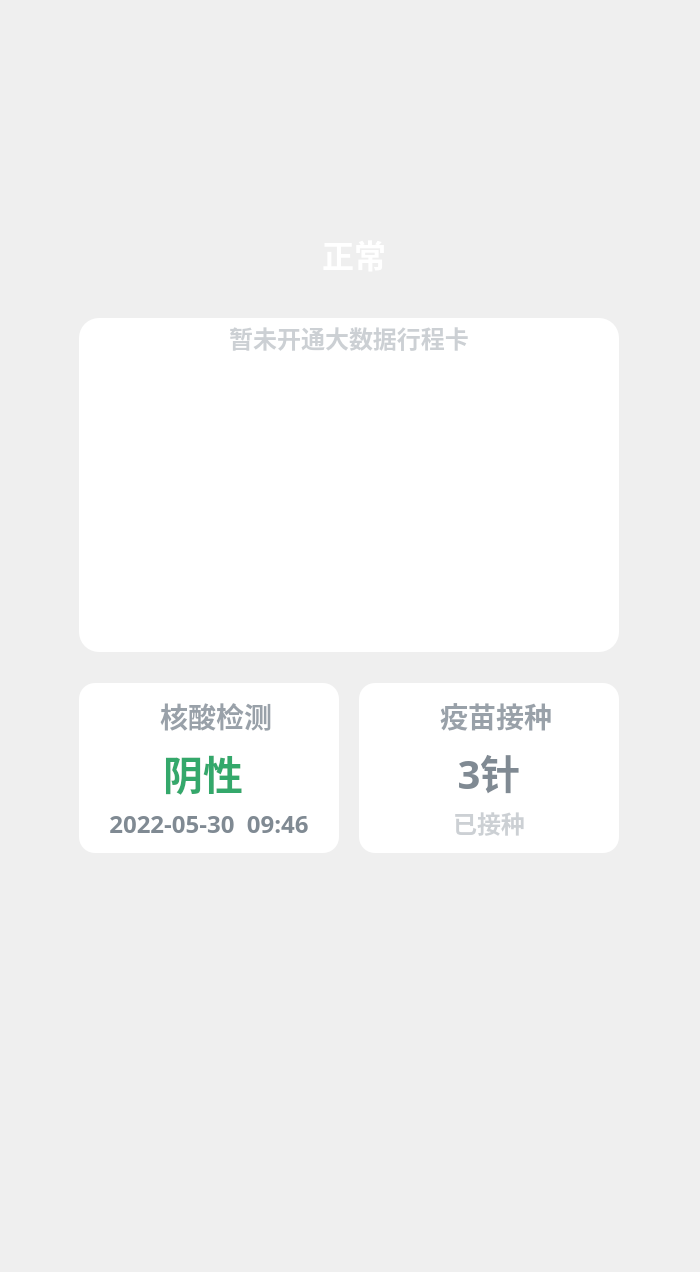
     <widget class="QWidget" name="page_big_data">
      <layout class="QVBoxLayout" name="verticalLayout_18">
       <property name="spacing">
        <number>0</number>
       </property>
       <property name="leftMargin">
        <number>0</number>
       </property>
       <property name="topMargin">
        <number>0</number>
       </property>
       <property name="rightMargin">
        <number>0</number>
       </property>
       <property name="bottomMargin">
        <number>0</number>
       </property>
       <item>
        <spacer name="verticalSpacer_16">
         <property name="orientation">
          <enum>Qt::Vertical</enum>
         </property>
         <property name="sizeType">
          <enum>QSizePolicy::Fixed</enum>
         </property>
         <property name="sizeHint" stdset="0">
          <size>
           <width>20</width>
           <height>87</height>
          </size>
         </property>
        </spacer>
       </item>
       <item>
        <layout class="QHBoxLayout" name="horizontalLayout_20">
         <item>
          <spacer name="horizontalSpacer_35">
           <property name="orientation">
            <enum>Qt::Horizontal</enum>
           </property>
           <property name="sizeHint" stdset="0">
            <size>
             <width>40</width>
             <height>20</height>
            </size>
           </property>
          </spacer>
         </item>
         <item>
          <widget class="QWidget" name="big_data_card_widget" native="true">
           <property name="minimumSize">
            <size>
             <width>620</width>
             <height>867</height>
            </size>
           </property>
           <property name="maximumSize">
            <size>
             <width>620</width>
             <height>867</height>
            </size>
           </property>
           <property name="styleSheet">
            <string notr="true">QWidget#big_data_card_widget
{
	border-radius: 14px;
	background-image: url(:/images/1x/BigDataCard_green.png);
}
QLabel
{
	font-family: Noto Sans SC;
}</string>
           </property>
           <layout class="QVBoxLayout" name="verticalLayout_17">
            <property name="spacing">
             <number>0</number>
            </property>
            <property name="leftMargin">
             <number>39</number>
            </property>
            <property name="topMargin">
             <number>15</number>
            </property>
            <property name="rightMargin">
             <number>39</number>
            </property>
            <property name="bottomMargin">
             <number>0</number>
            </property>
            <item>
             <layout class="QHBoxLayout" name="horizontalLayout_21">
              <item>
               <spacer name="horizontalSpacer_37">
                <property name="orientation">
                 <enum>Qt::Horizontal</enum>
                </property>
                <property name="sizeHint" stdset="0">
                 <size>
                  <width>40</width>
                  <height>20</height>
                 </size>
                </property>
               </spacer>
              </item>
              <item>
               <widget class="QLabel" name="label_qrcode">
                <property name="minimumSize">
                 <size>
                  <width>100</width>
                  <height>100</height>
                 </size>
                </property>
                <property name="maximumSize">
                 <size>
                  <width>100</width>
                  <height>100</height>
                 </size>
                </property>
                <property name="text">
                 <string/>
                </property>
                <property name="pixmap">
                 <pixmap resource="resource.qrc">:/images/1x/pic_qrcode_green.png</pixmap>
                </property>
                <property name="scaledContents">
                 <bool>true</bool>
                </property>
               </widget>
              </item>
              <item>
               <spacer name="horizontalSpacer_38">
                <property name="orientation">
                 <enum>Qt::Horizontal</enum>
                </property>
                <property name="sizeHint" stdset="0">
                 <size>
                  <width>40</width>
                  <height>20</height>
                 </size>
                </property>
               </spacer>
              </item>
             </layout>
            </item>
            <item>
             <spacer name="verticalSpacer_13">
              <property name="orientation">
               <enum>Qt::Vertical</enum>
              </property>
              <property name="sizeType">
               <enum>QSizePolicy::Fixed</enum>
              </property>
              <property name="sizeHint" stdset="0">
               <size>
                <width>20</width>
                <height>28</height>
               </size>
              </property>
             </spacer>
            </item>
            <item>
             <layout class="QHBoxLayout" name="horizontalLayout_13">
              <item>
               <spacer name="horizontalSpacer_25">
                <property name="orientation">
                 <enum>Qt::Horizontal</enum>
                </property>
                <property name="sizeHint" stdset="0">
                 <size>
                  <width>40</width>
                  <height>20</height>
                 </size>
                </property>
               </spacer>
              </item>
              <item>
               <widget class="QLabel" name="label_result_icon">
                <property name="minimumSize">
                 <size>
                  <width>0</width>
                  <height>48</height>
                 </size>
                </property>
                <property name="maximumSize">
                 <size>
                  <width>16777215</width>
                  <height>48</height>
                 </size>
                </property>
                <property name="text">
                 <string/>
                </property>
                <property name="pixmap">
                 <pixmap resource="resource.qrc">:/images/1x/icon_done.png</pixmap>
                </property>
               </widget>
              </item>
              <item>
               <widget class="QLabel" name="label_result_text">
                <property name="minimumSize">
                 <size>
                  <width>0</width>
                  <height>48</height>
                 </size>
                </property>
                <property name="maximumSize">
                 <size>
                  <width>16777215</width>
                  <height>48</height>
                 </size>
                </property>
                <property name="styleSheet">
                 <string notr="true">color: rgba(255, 255, 255, 1);
font-weight: 500;
 font-size: 32px;</string>
                </property>
                <property name="text">
                 <string>正常</string>
                </property>
               </widget>
              </item>
              <item>
               <spacer name="horizontalSpacer_26">
                <property name="orientation">
                 <enum>Qt::Horizontal</enum>
                </property>
                <property name="sizeHint" stdset="0">
                 <size>
                  <width>40</width>
                  <height>20</height>
                 </size>
                </property>
               </spacer>
              </item>
             </layout>
            </item>
            <item>
             <spacer name="verticalSpacer_14">
              <property name="orientation">
               <enum>Qt::Vertical</enum>
              </property>
              <property name="sizeType">
               <enum>QSizePolicy::Fixed</enum>
              </property>
              <property name="sizeHint" stdset="0">
               <size>
                <width>17</width>
                <height>40</height>
               </size>
              </property>
             </spacer>
            </item>
            <item>
             <widget class="QWidget" name="travel_card_widget" native="true">
              <property name="minimumSize">
               <size>
                <width>540</width>
                <height>0</height>
               </size>
              </property>
              <property name="maximumSize">
               <size>
                <width>540</width>
                <height>336</height>
               </size>
              </property>
              <property name="styleSheet">
               <string notr="true">QWidget#travel_card_widget
{
	border-radius: 20px;
	background: rgba(255, 255, 255, 1);
}</string>
              </property>
              <layout class="QVBoxLayout" name="verticalLayout_14">
               <property name="spacing">
                <number>14</number>
               </property>
               <property name="leftMargin">
                <number>0</number>
               </property>
               <property name="topMargin">
                <number>0</number>
               </property>
               <property name="rightMargin">
                <number>0</number>
               </property>
               <property name="bottomMargin">
                <number>18</number>
               </property>
               <item>
                <widget class="QWidget" name="widget_9" native="true">
                 <property name="minimumSize">
                  <size>
                   <width>540</width>
                   <height>40</height>
                  </size>
                 </property>
                 <property name="maximumSize">
                  <size>
                   <width>540</width>
                   <height>40</height>
                  </size>
                 </property>
                 <property name="styleSheet">
                  <string notr="true">background-image: url(:/images/1x/elementCard.png);</string>
                 </property>
                 <layout class="QHBoxLayout" name="horizontalLayout_14">
                  <property name="spacing">
                   <number>0</number>
                  </property>
                  <property name="leftMargin">
                   <number>0</number>
                  </property>
                  <property name="topMargin">
                   <number>0</number>
                  </property>
                  <property name="rightMargin">
                   <number>0</number>
                  </property>
                  <property name="bottomMargin">
                   <number>0</number>
                  </property>
                  <item>
                   <widget class="QLabel" name="label_travel_card_text">
                    <property name="styleSheet">
                     <string notr="true">color: rgba(0, 20, 39, 0.2);
font-weight: 500;
font-size: 24px;</string>
                    </property>
                    <property name="text">
                     <string>暂未开通大数据行程卡</string>
                    </property>
                    <property name="alignment">
                     <set>Qt::AlignCenter</set>
                    </property>
                   </widget>
                  </item>
                 </layout>
                </widget>
               </item>
               <item>
                <layout class="QHBoxLayout" name="horizontalLayout_22">
                 <property name="spacing">
                  <number>0</number>
                 </property>
                 <item>
                  <spacer name="horizontalSpacer_39">
                   <property name="orientation">
                    <enum>Qt::Horizontal</enum>
                   </property>
                   <property name="sizeHint" stdset="0">
                    <size>
                     <width>40</width>
                     <height>20</height>
                    </size>
                   </property>
                  </spacer>
                 </item>
                 <item>
                  <widget class="QLabel" name="label_travel_card_icon">
                   <property name="minimumSize">
                    <size>
                     <width>262</width>
                     <height>262</height>
                    </size>
                   </property>
                   <property name="maximumSize">
                    <size>
                     <width>262</width>
                     <height>262</height>
                    </size>
                   </property>
                   <property name="text">
                    <string/>
                   </property>
                   <property name="pixmap">
                    <pixmap resource="resource.qrc">:/images/1x/picTongxing_green.png</pixmap>
                   </property>
                   <property name="scaledContents">
                    <bool>true</bool>
                   </property>
                  </widget>
                 </item>
                 <item>
                  <spacer name="horizontalSpacer_40">
                   <property name="orientation">
                    <enum>Qt::Horizontal</enum>
                   </property>
                   <property name="sizeHint" stdset="0">
                    <size>
                     <width>40</width>
                     <height>20</height>
                    </size>
                   </property>
                  </spacer>
                 </item>
                </layout>
               </item>
              </layout>
             </widget>
            </item>
            <item>
             <spacer name="verticalSpacer_15">
              <property name="orientation">
               <enum>Qt::Vertical</enum>
              </property>
              <property name="sizeType">
               <enum>QSizePolicy::Fixed</enum>
              </property>
              <property name="sizeHint" stdset="0">
               <size>
                <width>17</width>
                <height>31</height>
               </size>
              </property>
             </spacer>
            </item>
            <item>
             <layout class="QHBoxLayout" name="horizontalLayout_19">
              <property name="spacing">
               <number>20</number>
              </property>
              <item>
               <widget class="QWidget" name="nucleic_acid_widget" native="true">
                <property name="minimumSize">
                 <size>
                  <width>260</width>
                  <height>170</height>
                 </size>
                </property>
                <property name="maximumSize">
                 <size>
                  <width>260</width>
                  <height>170</height>
                 </size>
                </property>
                <property name="styleSheet">
                 <string notr="true">QWidget#nucleic_acid_widget
{
	border-radius: 16px;
	background: rgba(255, 255, 255, 1);
}</string>
                </property>
                <layout class="QVBoxLayout" name="verticalLayout_15">
                 <property name="spacing">
                  <number>6</number>
                 </property>
                 <property name="leftMargin">
                  <number>0</number>
                 </property>
                 <property name="topMargin">
                  <number>12</number>
                 </property>
                 <property name="rightMargin">
                  <number>0</number>
                 </property>
                 <property name="bottomMargin">
                  <number>12</number>
                 </property>
                 <item>
                  <layout class="QHBoxLayout" name="horizontalLayout_15">
                   <item>
                    <spacer name="horizontalSpacer_27">
                     <property name="orientation">
                      <enum>Qt::Horizontal</enum>
                     </property>
                     <property name="sizeHint" stdset="0">
                      <size>
                       <width>40</width>
                       <height>20</height>
                      </size>
                     </property>
                    </spacer>
                   </item>
                   <item>
                    <widget class="QLabel" name="label_18">
                     <property name="text">
                      <string/>
                     </property>
                     <property name="pixmap">
                      <pixmap resource="resource.qrc">:/images/1x/icon_hesuan.png</pixmap>
                     </property>
                    </widget>
                   </item>
                   <item>
                    <widget class="QLabel" name="label_19">
                     <property name="styleSheet">
                      <string notr="true">color: rgba(0, 20, 39, 0.4);
font-weight: 500;
font-size: 28px;</string>
                     </property>
                     <property name="text">
                      <string>核酸检测</string>
                     </property>
                    </widget>
                   </item>
                   <item>
                    <spacer name="horizontalSpacer_28">
                     <property name="orientation">
                      <enum>Qt::Horizontal</enum>
                     </property>
                     <property name="sizeHint" stdset="0">
                      <size>
                       <width>40</width>
                       <height>20</height>
                      </size>
                     </property>
                    </spacer>
                   </item>
                  </layout>
                 </item>
                 <item>
                  <layout class="QHBoxLayout" name="horizontalLayout_16">
                   <item>
                    <spacer name="horizontalSpacer_29">
                     <property name="orientation">
                      <enum>Qt::Horizontal</enum>
                     </property>
                     <property name="sizeHint" stdset="0">
                      <size>
                       <width>40</width>
                       <height>20</height>
                      </size>
                     </property>
                    </spacer>
                   </item>
                   <item>
                    <widget class="QLabel" name="label_nucleic_result">
                     <property name="styleSheet">
                      <string notr="true">color: rgba(52, 168, 107, 1);
font-weight: bold;
font-size: 40px;</string>
                     </property>
                     <property name="text">
                      <string>阴性</string>
                     </property>
                     <property name="alignment">
                      <set>Qt::AlignCenter</set>
                     </property>
                    </widget>
                   </item>
                   <item>
                    <widget class="QLabel" name="label_nucleic_48h">
                     <property name="text">
                      <string/>
                     </property>
                     <property name="pixmap">
                      <pixmap resource="resource.qrc">:/images/1x/hour48.png</pixmap>
                     </property>
                    </widget>
                   </item>
                   <item>
                    <spacer name="horizontalSpacer_30">
                     <property name="orientation">
                      <enum>Qt::Horizontal</enum>
                     </property>
                     <property name="sizeHint" stdset="0">
                      <size>
                       <width>40</width>
                       <height>20</height>
                      </size>
                     </property>
                    </spacer>
                   </item>
                  </layout>
                 </item>
                 <item>
                  <layout class="QHBoxLayout" name="horizontalLayout_17">
                   <item>
                    <spacer name="horizontalSpacer_31">
                     <property name="orientation">
                      <enum>Qt::Horizontal</enum>
                     </property>
                     <property name="sizeHint" stdset="0">
                      <size>
                       <width>13</width>
                       <height>20</height>
                      </size>
                     </property>
                    </spacer>
                   </item>
                   <item>
                    <widget class="QLabel" name="label_nucleic_datetime">
                     <property name="styleSheet">
                      <string notr="true">color: rgba(0, 20, 39, 0.5);
font-weight: 500;
font-size: 24px;</string>
                     </property>
                     <property name="text">
                      <string>2022-05-30  09:46</string>
                     </property>
                     <property name="alignment">
                      <set>Qt::AlignCenter</set>
                     </property>
                    </widget>
                   </item>
                   <item>
                    <spacer name="horizontalSpacer_32">
                     <property name="orientation">
                      <enum>Qt::Horizontal</enum>
                     </property>
                     <property name="sizeHint" stdset="0">
                      <size>
                       <width>13</width>
                       <height>20</height>
                      </size>
                     </property>
                    </spacer>
                   </item>
                  </layout>
                 </item>
                </layout>
               </widget>
              </item>
              <item>
               <widget class="QWidget" name="vaccination_widget" native="true">
                <property name="minimumSize">
                 <size>
                  <width>260</width>
                  <height>170</height>
                 </size>
                </property>
                <property name="maximumSize">
                 <size>
                  <width>260</width>
                  <height>170</height>
                 </size>
                </property>
                <property name="styleSheet">
                 <string notr="true">QWidget#vaccination_widget
{
	border-radius: 16px;
	background: rgba(255, 255, 255, 1);
}</string>
                </property>
                <layout class="QVBoxLayout" name="verticalLayout_16">
                 <property name="leftMargin">
                  <number>0</number>
                 </property>
                 <property name="topMargin">
                  <number>12</number>
                 </property>
                 <property name="rightMargin">
                  <number>0</number>
                 </property>
                 <property name="bottomMargin">
                  <number>12</number>
                 </property>
                 <item>
                  <layout class="QHBoxLayout" name="horizontalLayout_18">
                   <item>
                    <spacer name="horizontalSpacer_33">
                     <property name="orientation">
                      <enum>Qt::Horizontal</enum>
                     </property>
                     <property name="sizeHint" stdset="0">
                      <size>
                       <width>40</width>
                       <height>20</height>
                      </size>
                     </property>
                    </spacer>
                   </item>
                   <item>
                    <widget class="QLabel" name="label_24">
                     <property name="text">
                      <string/>
                     </property>
                     <property name="pixmap">
                      <pixmap resource="resource.qrc">:/images/1x/icon_Yimiao.png</pixmap>
                     </property>
                    </widget>
                   </item>
                   <item>
                    <widget class="QLabel" name="label_25">
                     <property name="styleSheet">
                      <string notr="true">color: rgba(0, 20, 39, 0.4);
font-weight: 500;
font-size: 28px;</string>
                     </property>
                     <property name="text">
                      <string>疫苗接种</string>
                     </property>
                    </widget>
                   </item>
                   <item>
                    <spacer name="horizontalSpacer_34">
                     <property name="orientation">
                      <enum>Qt::Horizontal</enum>
                     </property>
                     <property name="sizeHint" stdset="0">
                      <size>
                       <width>40</width>
                       <height>20</height>
                      </size>
                     </property>
                    </spacer>
                   </item>
                  </layout>
                 </item>
                 <item>
                  <widget class="QLabel" name="label_vaccination_result">
                   <property name="styleSheet">
                    <string notr="true">color: rgba(0, 20, 39, 0.5);
font-weight: bold;
font-size: 40px;</string>
                   </property>
                   <property name="text">
                    <string>3针</string>
                   </property>
                   <property name="alignment">
                    <set>Qt::AlignCenter</set>
                   </property>
                  </widget>
                 </item>
                 <item>
                  <widget class="QLabel" name="label_vaccination_state">
                   <property name="styleSheet">
                    <string notr="true">color: rgba(0, 20, 39, 0.2);
font-weight: 500;
font-size: 24px;</string>
                   </property>
                   <property name="text">
                    <string>已接种</string>
                   </property>
                   <property name="alignment">
                    <set>Qt::AlignCenter</set>
                   </property>
                  </widget>
                 </item>
                </layout>
               </widget>
              </item>
             </layout>
            </item>
            <item>
             <spacer name="verticalSpacer_18">
              <property name="orientation">
               <enum>Qt::Vertical</enum>
              </property>
              <property name="sizeHint" stdset="0">
               <size>
                <width>20</width>
                <height>40</height>
               </size>
              </property>
             </spacer>
            </item>
           </layout>
          </widget>
         </item>
         <item>
          <spacer name="horizontalSpacer_36">
           <property name="orientation">
            <enum>Qt::Horizontal</enum>
           </property>
           <property name="sizeHint" stdset="0">
            <size>
             <width>40</width>
             <height>20</height>
            </size>
           </property>
          </spacer>
         </item>
        </layout>
       </item>
       <item>
        <spacer name="verticalSpacer_17">
         <property name="orientation">
          <enum>Qt::Vertical</enum>
         </property>
         <property name="sizeHint" stdset="0">
          <size>
           <width>20</width>
           <height>318</height>
          </size>
         </property>
        </spacer>
       </item>
      </layout>
     </widget>
